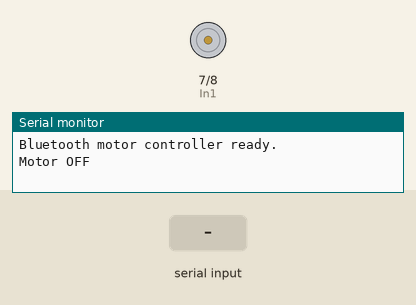
Bench run of a sketch on a simulated Arduino Uno, built with avr-gcc and run on an emulated ATmega328P. Shown: motor-driver pin pairs drawn as motors (green arrow = first pin HIGH = forward, orange = second pin HIGH = backward, longer = more drive, scaled by the enable pin), the last lines printed to the serial monitor. Inputs (shaded band) come from the test bench.

Above: at 1.2 s.
1.3 s: "on\n" received over Serial
At 2.3 s:
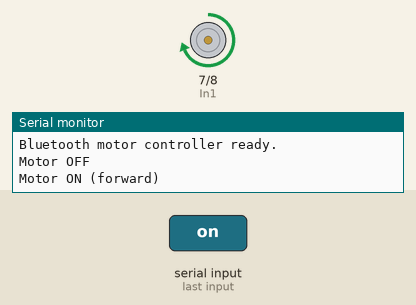
2.8 s: "speed\n" received over the second serial link
At 3.4 s:
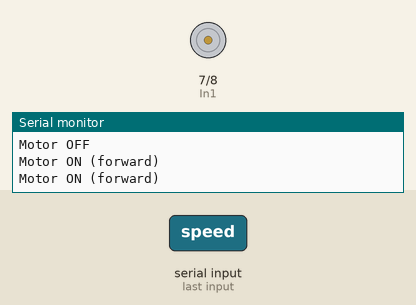
4.3 s: "speed90\n" received over Serial
At 4.8 s:
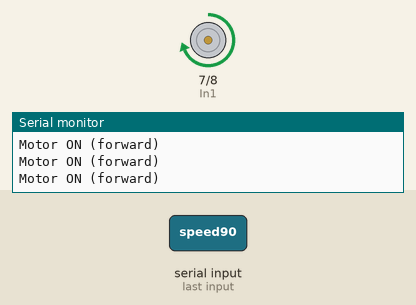
5.8 s: "speed\n" received over Serial
At 7.0 s:
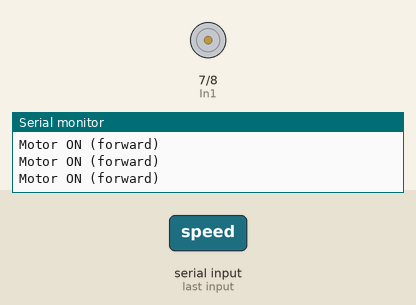
7.3 s: "speed90\n" received over the second serial link
At 8.0 s:
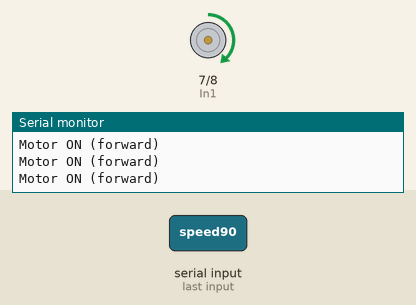
Timing chart, 0 to 9.8 s (numbered marks = the images above; inputs shaded):
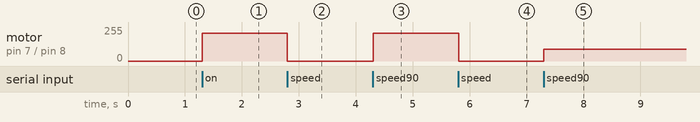

The sketch:

Motor_Rasp_Connection.ino
```cpp
#include <SoftwareSerial.h>

// ===== Motor Pins =====
int In1 = 7;
int In2 = 8;
int ENA = 5;
int SPEED = 210;

// ===== Bluetooth (HC-05) Pins =====
#define rxPin 2
#define txPin 3
#define baudrate 38400

SoftwareSerial hc05(rxPin, txPin);
String msg = "";

void setup() {
  // Motor setup
  pinMode(In1, OUTPUT);
  pinMode(In2, OUTPUT);
  pinMode(ENA, OUTPUT);

  // Bluetooth setup
  pinMode(rxPin, INPUT);
  pinMode(txPin, OUTPUT);

  Serial.begin(9600);     // Serial monitor
  hc05.begin(baudrate);   // HC-05 Bluetooth
  Serial.println("Bluetooth motor controller ready.");
  stopMotor();
}

// ===== Motor Control Functions =====
void forward(int speed) {
  digitalWrite(In1, HIGH);
  digitalWrite(In2, LOW);
  analogWrite(ENA, constrain(speed, 0, 255));
  Serial.println("Motor ON (forward)");
}

void stopMotor() {
  digitalWrite(In1, LOW);
  digitalWrite(In2, LOW);
  analogWrite(ENA, 0);
  Serial.println("Motor OFF");
}

// ===== Bluetooth Communication =====
void loop() {
  // Read from Bluetooth
  if (hc05.available() > 0) {
    char c = hc05.read();
    if (c == '\n') {
      processCommand(msg);
      msg = "";
    } else {
      msg += c;
    }
  }

  // Optional: read from Serial Monitor (for testing)
  if (Serial.available() > 0) {
    String s = Serial.readStringUntil('\n');
    processCommand(s);
  }
}

// ===== Command Parser =====
void processCommand(String command) {
  command.trim();
  command.toLowerCase();

  if (command == "on") {
    forward(SPEED);
    hc05.println("Motor ON");
  } else if (command == "off") {
    stopMotor();
    hc05.println("Motor OFF");
  } else if (command.startsWith("speed")) {
    int val = command.substring(5).toInt();
    SPEED = constrain(val, 0, 255);
    forward(SPEED);
    hc05.println("Speed set to " + String(SPEED));
  } else {
    hc05.println("Unknown command: " + command);
  }
}
```

Measured:
- after the input at 1.3 s, motor on pin 7 (In1) / pin 8 (In2): stopped → forward 210/255 at once
- after the input at 2.8 s, motor on pin 7 (In1) / pin 8 (In2): forward 210/255 → stopped at once
- after the input at 4.3 s, motor on pin 7 (In1) / pin 8 (In2): stopped → forward 210/255 at once
- after the input at 5.8 s, motor on pin 7 (In1) / pin 8 (In2): forward 210/255 → stopped at once
- after the input at 7.3 s, motor on pin 7 (In1) / pin 8 (In2): stopped → forward 90/255 at once
